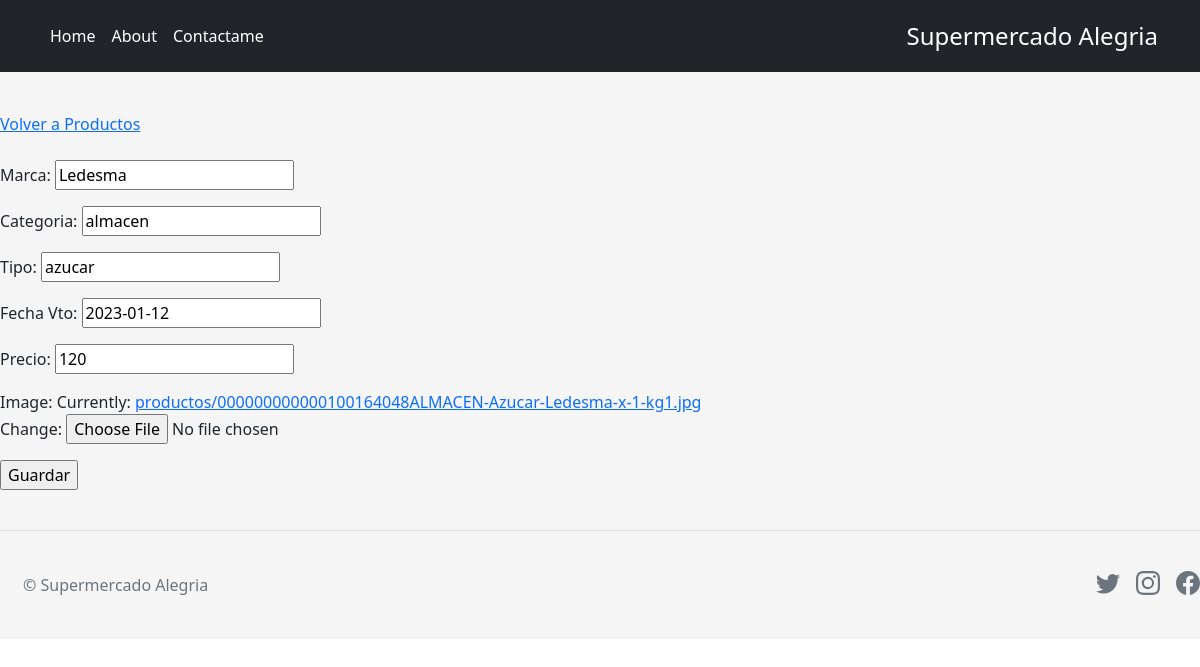
The page /producto/5/editar (signed in) on the database its author committed.
### AppFinal/models.py (models this page shows, shortened)
class Productos(models.Model):
    marca= models.CharField(max_length=40)
    categoria= models.CharField(max_length=40)
    tipo= models.CharField(max_length=40)
    fecha_Vto = models.DateField()
    precio= models.IntegerField()
    image = models.ImageField(upload_to="productos", null=True)

### AppFinal/views.py (the view)
# urls.py: path('producto/<pk>/editar', editarProducto.as_view(), name ="producto-update" ),
class editarProducto(LoginRequiredMixin, BaseView, UpdateView):
    model = Productos
    fields = ['marca','categoria', 'tipo', 'fecha_Vto', 'precio', 'image']
    template_name = 'Productos/editar_productos.html'
    success_url = reverse_lazy('panel-page')

### AppFinal/views.py (called while the page is built)
     def get_context_data(self, **kwargs):
        context = super().get_context_data(**kwargs)
        context['Productos'] = Productos.objects.order_by('categoria')
        return context

### AppFinal/templates/Productos/editar_productos.html (shortened to what this page needs)
{% extends "principal/base.html" %}
{% block main %}
<a href="{% url 'panel-page' %}"> Volver a Productos </a> <br></br>
<form method="post">
    {{ form.as_p }}
    <input type="submit" value="Guardar">
</form>
{% endblock %}

### AppFinal/templates/principal/base.html (style rules this page uses)
body { height: 100%; }

### rows shown on the page
Productos: marca "Ledesma", categoria "almacen", tipo "azucar", fecha_Vto "2023-01-12", precio "120"
